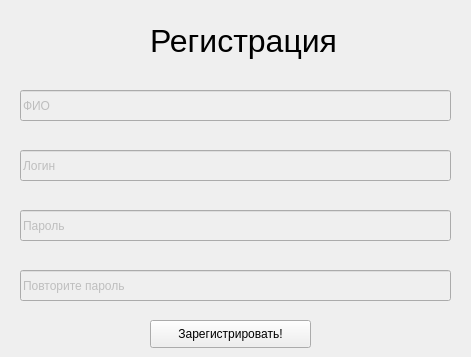
<?xml version="1.0" encoding="UTF-8"?>
<ui version="4.0">
 <class>MainWindow</class>
 <widget class="QMainWindow" name="MainWindow">
  <property name="geometry">
   <rect>
    <x>0</x>
    <y>0</y>
    <width>471</width>
    <height>357</height>
   </rect>
  </property>
  <property name="windowTitle">
   <string>Регистрация</string>
  </property>
  <widget class="QWidget" name="centralwidget">
   <widget class="QLineEdit" name="Name_Surname">
    <property name="enabled">
     <bool>false</bool>
    </property>
    <property name="geometry">
     <rect>
      <x>20</x>
      <y>90</y>
      <width>431</width>
      <height>31</height>
     </rect>
    </property>
    <property name="text">
     <string>ФИО</string>
    </property>
   </widget>
   <widget class="QLineEdit" name="login">
    <property name="enabled">
     <bool>false</bool>
    </property>
    <property name="geometry">
     <rect>
      <x>20</x>
      <y>150</y>
      <width>431</width>
      <height>31</height>
     </rect>
    </property>
    <property name="text">
     <string>Логин</string>
    </property>
   </widget>
   <widget class="QLineEdit" name="password">
    <property name="enabled">
     <bool>false</bool>
    </property>
    <property name="geometry">
     <rect>
      <x>20</x>
      <y>210</y>
      <width>431</width>
      <height>31</height>
     </rect>
    </property>
    <property name="text">
     <string>Пароль</string>
    </property>
   </widget>
   <widget class="QPushButton" name="Registration_button">
    <property name="geometry">
     <rect>
      <x>150</x>
      <y>320</y>
      <width>161</width>
      <height>28</height>
     </rect>
    </property>
    <property name="text">
     <string>Зарегистрировать!</string>
    </property>
   </widget>
   <widget class="QLineEdit" name="repiat_password">
    <property name="enabled">
     <bool>false</bool>
    </property>
    <property name="geometry">
     <rect>
      <x>20</x>
      <y>270</y>
      <width>431</width>
      <height>31</height>
     </rect>
    </property>
    <property name="text">
     <string>Повторите пароль</string>
    </property>
   </widget>
   <widget class="QLabel" name="registr">
    <property name="geometry">
     <rect>
      <x>150</x>
      <y>10</y>
      <width>241</width>
      <height>61</height>
     </rect>
    </property>
    <property name="font">
     <font>
      <pointsize>24</pointsize>
     </font>
    </property>
    <property name="text">
     <string>Регистрация</string>
    </property>
   </widget>
  </widget>
 </widget>
 <resources/>
 <connections/>
</ui>
